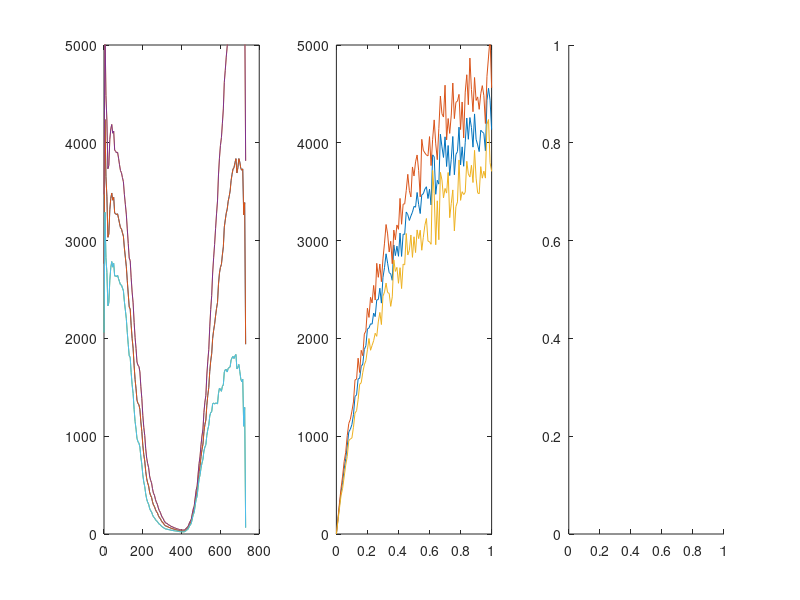

Here is the MATLAB script that generated this plot: (Note: this script raises an error after producing the figure.)
load('AllDataLugagne_Final_21exp.mat')
for j=1:20
    
    subplot(1,3,1)
    hold off;
    plot(Data.t_samples{1},Data.exp_data{1}(1,:))
    hold on
    plot(Data.t_samples{1},Data.standard_dev{1}(1,:)+Data.exp_data{1}(1,:))
    plot(Data.t_samples{1},-Data.standard_dev{1}(1,:)+Data.exp_data{1}(1,:))
    ylim([0 5000])
    subplot(1,3,2);
    x=0:0.01:1;
    fun=6000.*x./(x+0.4);
    rng(1)
    FUN=[];
    for i=1:8
        FUN=[FUN;fun+fun.*0.1.*(randn(size(fun)))];
    end
    hold off;
    
    plot(x,mean(FUN))
    hold on;
    plot(x,mean(FUN)+std(FUN))
    plot(x,mean(FUN)-std(FUN))
    ylim([0 5000])
    subplot(1,3,3)
    
    hold off;
    
    plot(x,movmean(mean(FUN),j))
    hold on;
    plot(x,movmean(mean(FUN)+std(FUN),j))
    plot(x,movmean(mean(FUN)-std(FUN),j))
    title(['window size ' num2str(j)])
    pause(1);
end

